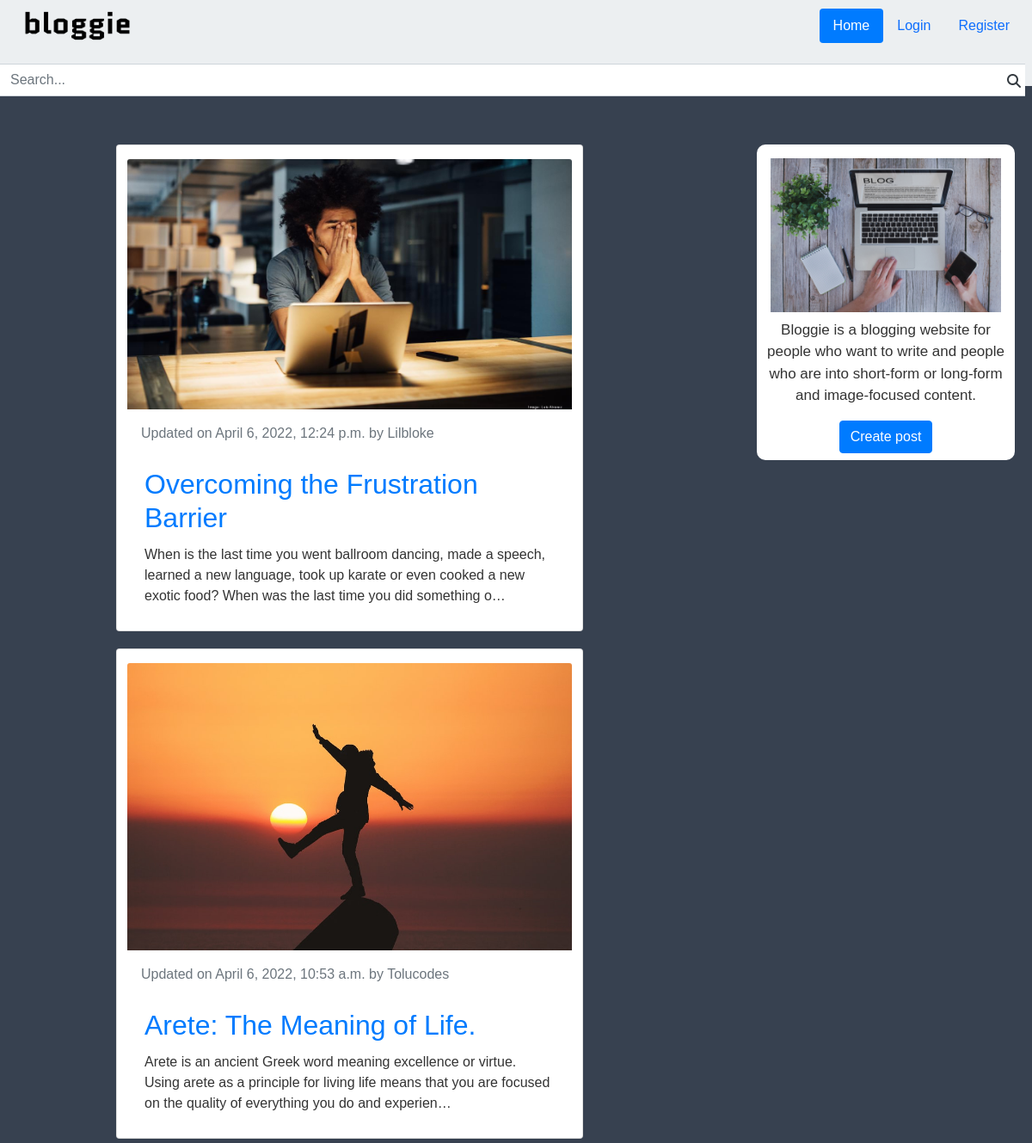
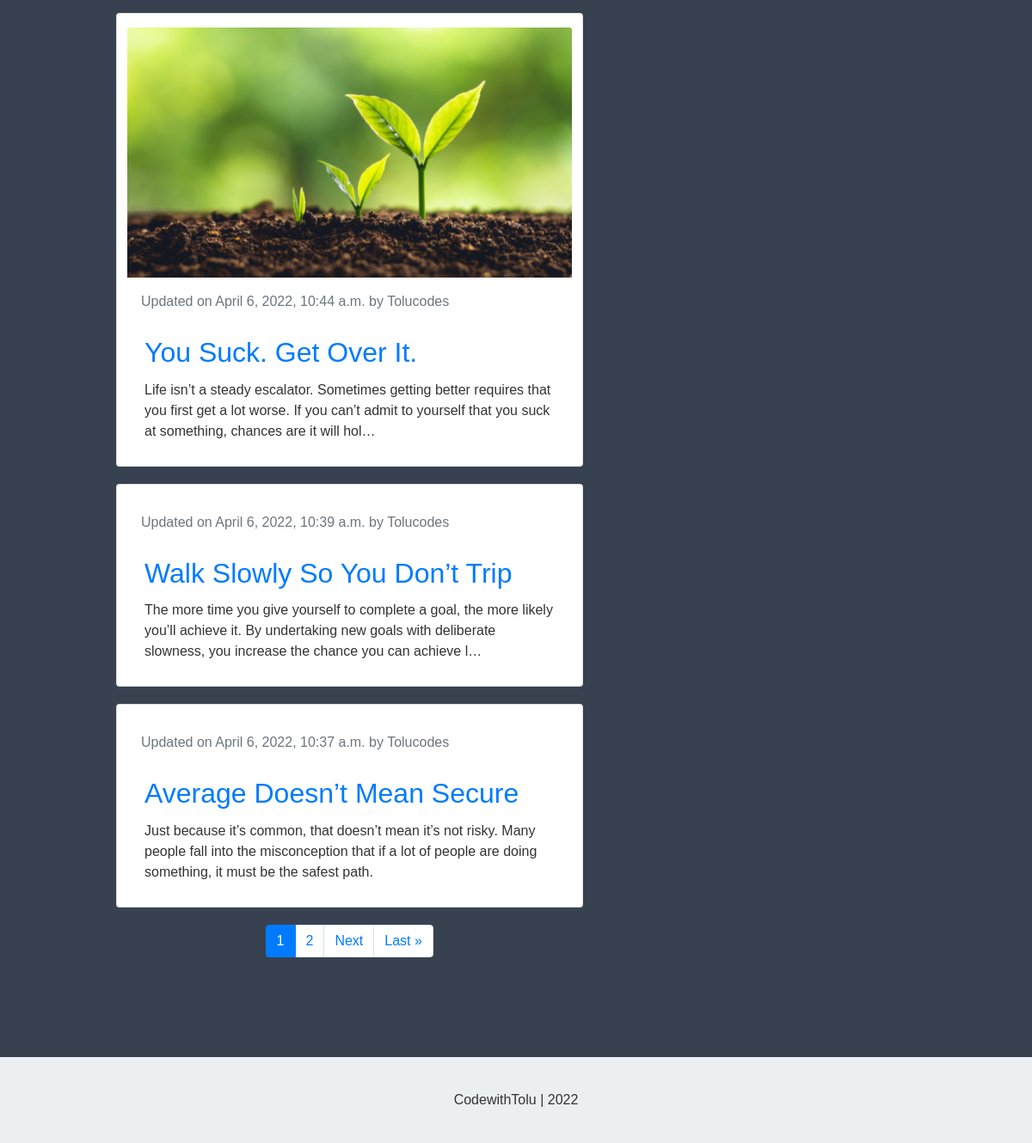
The page / on the database its author committed (2 pictures, top to bottom).
### blog/models.py (models this page shows, shortened)
class BlogPost(models.Model):
    title                   = models.CharField(max_length=50, blank=False, null=False)
    body                    = models.TextField(max_length=10000, blank=False, null=False)
    image                   = models.ImageField(upload_to=upload_location, null=True, blank=True)
    date_published          = models.DateTimeField(auto_now_add=True, verbose_name="date published")
    date_updated            = models.DateTimeField(auto_now=True, verbose_name="date updated")
    author                  = models.ForeignKey(settings.AUTH_USER_MODEL, on_delete=models.CASCADE)
    slug                    = models.SlugField(blank=True, unique=True)

### account/models.py (models this page shows, shortened)
class Account(AbstractBaseUser):
    email                   = models.EmailField(unique=True, max_length=50)
    username                = models.CharField(unique=True, max_length=25)
    date_joined             = models.DateTimeField(auto_now_add=True)
    last_login              = models.DateTimeField(auto_now=True)
    is_admin                = models.BooleanField(default=False)
    is_staff                = models.BooleanField(default=False)
    is_active               = models.BooleanField(default=True)
    is_superuser            = models.BooleanField(default=False)
    USERNAME_FIELD = 'email'
    REQUIRED_FIELDS = ['username', ]
    objects = MyAccountManager()
    def __str__(self):
        return self.username

### blog_app/views.py (the view)
# urls.py: re_path(r'^$', views.home_page, name='home_page'),
def home_page(request):
    context = {}
    query = ""
    if request.GET:
        query = request.GET.get('query', '')
        context['query'] = str(query)
    blog_posts = sorted(get_blog_queryset(query), key=attrgetter('date_updated'), reverse=True) # Sorts the blog post by their dates, here the latest/newest blog posts will comr first in the list.
    page_number = request.GET.get('page', 1)
    blog_posts_paginator = Paginator(blog_posts, 5) # Shows 5 blog posts per page
    blog_posts = blog_posts_paginator.get_page(page_number)
    context['blog_posts'] = blog_posts
    return render(request, 'blog_app/home.html', context)

### blog/views.py (called while the page is built)
def get_blog_queryset(query=None):
    queryset = []
    queries = query.split(" ") # To remove the whitespaces between queries
    for query in queries:
        posts = BlogPost.objects.filter(
            Q(title__icontains=query) | Q(body__icontains=query)
        ).distinct()
        for post in posts:
            queryset.append(post)
    return list(set(queryset))

### blog_app/templates/blog_app/home.html (shortened to what this page needs)
{% extends 'base.html' %}
{% load static %}
{% block content %}
<div class="container">
	<div class="row mx-auto">
		<div class="left-column col-lg-7 ">
			<div class="mt-4">
                {% if blog_posts %}
                {% for post in blog_posts %}
                    <div class="blog-post-container">
                        {% include 'blog/snippets/blog_post_snippet.html' with blog_post=post %}
                    </div>
                {% endfor %}
                {% else %}
                <div class="blog-post-container">
                    {% include 'blog/snippets/blog_post_snippet.html' with query=query %}
                </div>
                {% endif %}
            </div>
		{% include 'blog/snippets/blog_posts_pagination_snippet.html' with blog_posts=blog_posts %}
		</div>
		<div class="right-column col-lg-3 d-lg-flex d-none flex-column mt-4">
			<div class="card create-post-bar d-flex flex-column p-2" style="border: none; border-radius: 10px;">
				<img class="img-fluid d-block m-auto p-2" src="{% static 'index2.jpg' %}" width="100%" height="72px">
				<p class="lead bg-succes text-center">Bloggie is a blogging website for people who want to write and people who are into short-form or long-form and image-focused content.</p>
				<p class="m-auto"><a class="btn btn-primary" href="{% url 'blog:create_blog_post' %}">Create post</a></p>
			</div>
		</div>
	</div>
</div>
{% endblock content %}

### blog/templates/blog/snippets/blog_post_snippet.html (shortened to what this page needs)
{% if blog_post %}
<div class="container">
	<div class="row">
		<div class="card m-auto pt-3">
			<a href="{% url 'blog:blog_details' post.slug %}">
                {% if blog_post.image %}
                    <img class="card-img-top" src="{{blog_post.image.url}}">
                {% endif %}
			</a>
            <div class="text-muted px-3 pt-3">
                Updated on {{blog_post.date_updated}} by {{blog_post.author|title}}
              </div>
			<div class="card-body mt-2 mb-2">
				<a href="{% url 'blog:blog_details' post.slug %}" class="text-decoration-none">
					<h2 class="card-title">{{blog_post.title}}</h2>
				</a>
				<p class="card-text">{{blog_post.body|truncatechars:180}}</p>
			</div>
		</div>
	</div>
</div>
{% endif %}

### templates/snippets/header.html (style rules this page uses)
body { background-color: #fff; font-family: Arial, Helvetica, sans-serif; }
.container { max-width: 960px; }
.bg { background-color: #374150; color: #fff; }

### blog_app/templates/blog_app/home.html (style rules this page uses)
@media (min-width: 992px) { .right-column { position: absolute; right: 20px; } }
.blog-post-container { margin-bottom: 20px; width: 100%; }
.create-post-bar { background-color: #fff; margin-bottom:20px; }
.left-column { padding:0px; width: 700px; }
.right-column { padding:0px; }
.lead { font-size: 17px;; }

### blog/templates/blog/snippets/blog_post_snippet.html (style rules this page uses)
.container { color: #333; }
.card { max-width: 700px; width: 100%; }
.card-body { padding: 20px; }

### rows shown on the page
BlogPost: image (picture), date_updated "April 6, 2022, 12:24 p.m.", author "Lilbloke", title "Overcoming the Frustration Barrier", body "When is the last time you went ballroom dancing, made a speech, learned a new language, took up karate or even cooked a new exotic food? When was the last time you did something o…"
BlogPost: image (picture), date_updated "April 6, 2022, 10:53 a.m.", author "Tolucodes", title "Arete: The Meaning of Life.", body "Arete is an ancient Greek word meaning excellence or virtue. Using arete as a principle for living life means that you are focused on the quality of everything you do and experien…"
BlogPost: image (picture), date_updated "April 6, 2022, 10:44 a.m.", author "Tolucodes", title "You Suck. Get Over It.", body "Life isn’t a steady escalator. Sometimes getting better requires that you first get a lot worse. If you can’t admit to yourself that you suck at something, chances are it will hol…"
BlogPost: date_updated "April 6, 2022, 10:39 a.m.", author "Tolucodes", title "Walk Slowly So You Don’t Trip", body "The more time you give yourself to complete a goal, the more likely you’ll achieve it. By undertaking new goals with deliberate slowness, you increase the chance you can achieve l…"
BlogPost: date_updated "April 6, 2022, 10:37 a.m.", author "Tolucodes", title "Average Doesn’t Mean Secure", body "Just because it’s common, that doesn’t mean it’s not risky. Many people fall into the misconception that if a lot of people are doing something, it must be the safest path."

### other values the page prints
{{ i }} "1"
{{ i }} "2"
